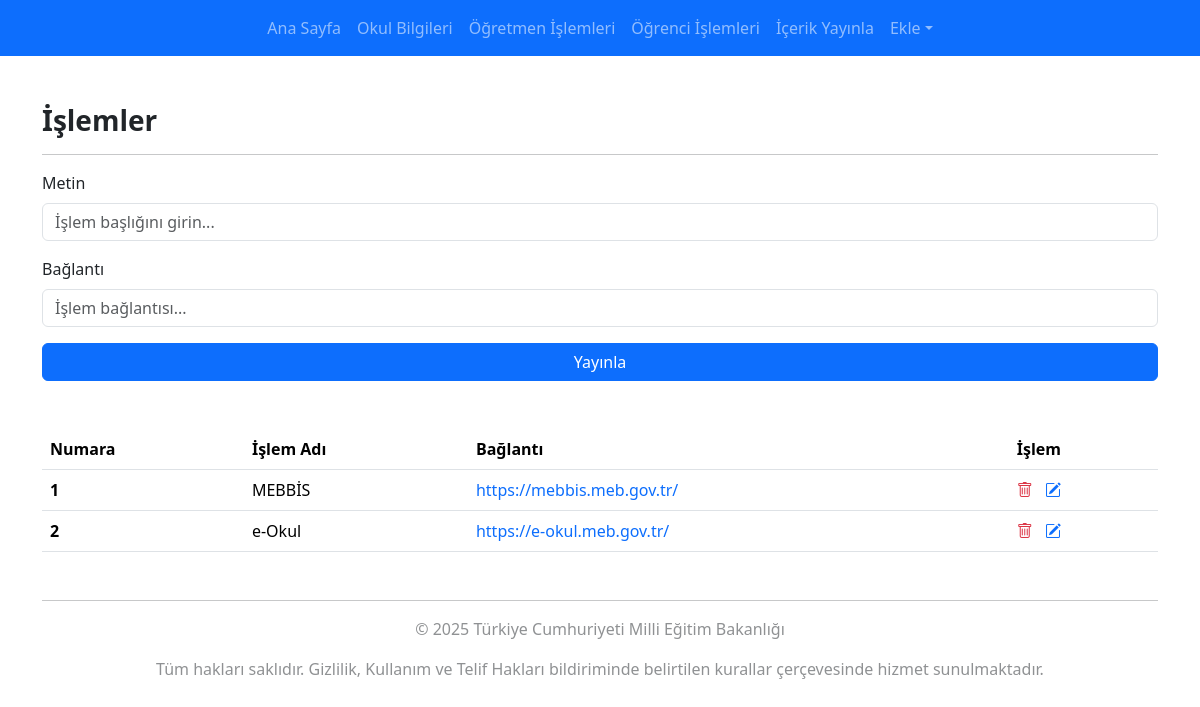
The app's page /yonetim/islemler.php (signed in) with its own data.
### tables this page shows
CREATE TABLE `islemler` (
  `id` int(11) NOT NULL,
  `baslik` varchar(255) NOT NULL,
  `href` varchar(255) NOT NULL
);

### yonetim/islemler.php (the view, shortened to what this page needs)
<?php
require "./database.php";
$duyurular = $conn->query("SELECT * FROM islemler");
$duyurular = $duyurular->fetch_all(MYSQLI_ASSOC);
$duzenlenecek = null;
?>
<!DOCTYPE html>
<html lang="tr">
<head>
    <link href="https://cdn.jsdelivr.net/npm/bootstrap@5.3.3/dist/css/bootstrap.min.css" rel="stylesheet">
    <link rel="stylesheet" href="https://cdn.jsdelivr.net/npm/bootstrap-icons/font/bootstrap-icons.css">
    <link rel="stylesheet" href="/yonetim/stil.css">
</head>
<body>
    <?php require 'nav.php'; ?>
    <main class="container mt-5">
        <form action="#" method="POST">
            <div class="mb-3">
                <h3 class="fw-bold">İşlemler</h3>
                <hr>
                <div class="mb-3">
                    <label for="duyurutext" class="form-label">Metin</label>
                    <input type="text" class="form-control" id="duyurutext" name="duyurutext" maxlength="50" placeholder="İşlem başlığını girin..." value="<?= $duzenlenecek ? htmlspecialchars($duzenlenecek['baslik']) : '' ?>" required>
                </div>
                <div class="mb-3">
                    <label for="baglanti" class="form-label">Bağlantı</label>
                    <input type="text" class="form-control" id="baglanti" name="baglanti" maxlength="255" placeholder="İşlem bağlantısı..." value="<?= $duzenlenecek ? htmlspecialchars($duzenlenecek['href']) : '' ?>">
                </div>
            </div>
            <div class="d-grid">
                <button class="btn btn-primary" type="submit" name="<?= $duzenlenecek ? 'duzenle' : 'ekle' ?>"><?= $duzenlenecek ? 'Kaydet' : 'Yayınla' ?></button>
            </div>
        </form>
        <table class="mt-5 mb-5 table">
            <thead>
                <tr>
                    <th scope="col">Numara</th>
                    <th scope="col">İşlem Adı</th>
                    <th scope="col">Bağlantı</th>
                    <th scope="col">İşlem</th>
                </tr>
            </thead>
            <tbody>
                <?php if (empty($duyurular)): ?>
                    <tr>
                        <td colspan="4">İşlem yok.</td>
                    </tr>
                <?php else: ?>
                    <?php $sayac = 1; ?>
                    <?php foreach ($duyurular as $duyuru): ?>
                        <tr>
                            <th scope="row"><?= $sayac ?></th>
                            <td><?= htmlspecialchars($duyuru['baslik']) ?></td>
                            <td><?= empty($duyuru['href']) ? '-' : '<a href="' . htmlspecialchars($duyuru['href']) . '">' . htmlspecialchars($duyuru['href']) . '</a>' ?></td>
                            <td>
                                <a href="?sil=<?= htmlspecialchars($duyuru['id']) ?>" class="text-danger"><i class="bi bi-trash"></i></a>
                                <a href="?duzenle=<?= htmlspecialchars($duyuru['id']) ?>" class="text-primary ms-2"><i class="bi bi-pencil-square"></i></a>
                            </td>
                        </tr>
                        <?php $sayac++; ?>
                    <?php endforeach; ?>
                <?php endif; ?>
            </tbody>
        </table>
        <hr>
        <footer>
            <p class="footer-yazi">© 2025 Türkiye Cumhuriyeti Milli Eğitim Bakanlığı</p>
            <p class="footer-yazi">Tüm hakları saklıdır. Gizlilik, Kullanım ve Telif Hakları bildiriminde belirtilen kurallar çerçevesinde hizmet sunulmaktadır.</p>
        </footer>
    </main>
</body>
</html>

### yonetim/stil.css (style rules this page uses)
a { text-decoration: none; }
footer { opacity: 0.5; text-align: center; }

### records on screen
islemler: baslik "MEBBİS", href "https://mebbis.meb.gov.tr/"
islemler: baslik "e-Okul", href "https://e-okul.meb.gov.tr/"
